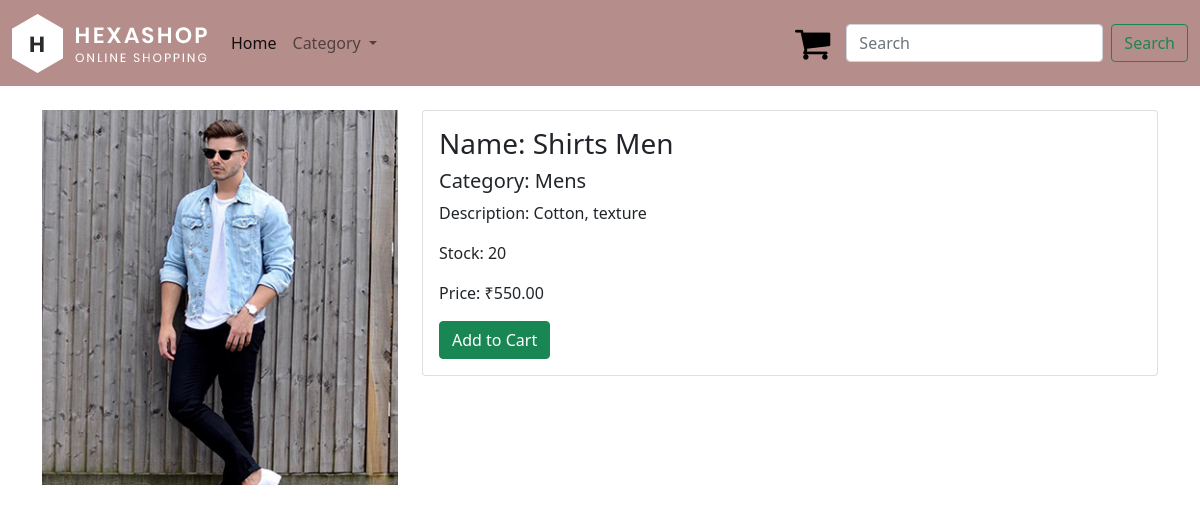
Page /details/1/ on the committed database.
### ecommerceapp/models.py (models this page shows, shortened)
class Products(models.Model):
    name = models.CharField(  max_length=250, unique=True)
    description = models.TextField(blank=True)
    price = models.DecimalField(max_digits=10, decimal_places=2)
    category = models.ForeignKey(Category, on_delete=models.CASCADE)
    image = models.ImageField(upload_to='products')
    stock = models.IntegerField()
    available = models.BooleanField(default=True)
    created = models.DateTimeField(auto_now_add=True)
    updated = models.DateTimeField(auto_now=True)

class Category(models.Model):
    name = models.CharField( max_length=250, unique=True)
    description = models.TextField(blank=True)
    image = models.ImageField( upload_to='category')
    def __str__(self):
        return self.name

### ecommerceapp/views.py (the view)
# urls.py: path('details/<int:proid>/', views.details, name='details'),
def details(request,proid):
    allCategory = Category.objects.all()
    product = Products.objects.get(id=proid)
    return render(request, 'prodetails.html',locals())

### ecommerceapp/context_processors.py (called while the page is built)
def counter(request):
    item_count = 0
    if 'admin' in request.path:
        return {}
    else:
        try:
            cart = Cart.objects.filter(cart_id = _cart_id(request))
            cartitems = CartItem.objects.all().filter(cart=cart[:1])
            for cart_item in cartitems:
                item_count += cart_item.quantity
        except Cart.DoesNotExist:
            item_count = 0
    return dict(item_count=item_count)

### ecommerceapp/views.py (called while the page is built)
def _cart_id(request):
    cart = request.session.session_key
    if not cart:
        cart = request.session.create()
    return cart

### template/prodetails.html (shortened to what this page needs)
{% extends 'base.html' %}
{% block body %}
{% load static %}
<div class="container">
    <div class="row">
      <div class="col-4">
        <img src="{{product.image.url}}" class="img-fluid" alt="product-image">
      </div>
      <div class="col-8">
        <div class="card">
            <div class="card-body">
              <h3>Name: {{product.name}}</h3>
              <h5>Category: {{product.category}}</h5>
              <p>Description: {{product.description}}</p>
              <p>Stock: {{product.stock}}</p>
              <p>Price: ₹{{product.price}}</p>
              <a href="{% url 'add_cart' product.id %}" class="btn btn-success">Add to Cart</a>
            </div>
        </div>
      </div>
    </div>
  </div>
{% endblock body %}

### rows in the picture
Products: image (picture), name "Shirts Men", category "Mens", description "Cotton, texture", stock "20", price "550.00"
